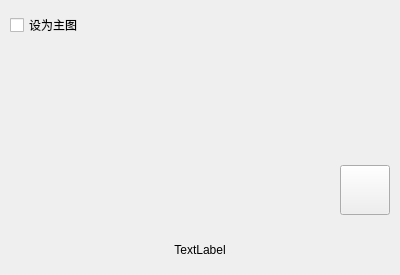
<?xml version="1.0" encoding="UTF-8"?>
<ui version="4.0">
 <class>WgtRegNo51Class</class>
 <widget class="QWidget" name="WgtRegNo51Class">
  <property name="geometry">
   <rect>
    <x>0</x>
    <y>0</y>
    <width>400</width>
    <height>275</height>
   </rect>
  </property>
  <property name="minimumSize">
   <size>
    <width>400</width>
    <height>275</height>
   </size>
  </property>
  <property name="maximumSize">
   <size>
    <width>400</width>
    <height>275</height>
   </size>
  </property>
  <property name="windowTitle">
   <string>WgtRegNo51</string>
  </property>
  <widget class="QCheckBox" name="checkBoxSetMain">
   <property name="geometry">
    <rect>
     <x>10</x>
     <y>10</y>
     <width>130</width>
     <height>30</height>
    </rect>
   </property>
   <property name="minimumSize">
    <size>
     <width>130</width>
     <height>30</height>
    </size>
   </property>
   <property name="text">
    <string>设为主图</string>
   </property>
  </widget>
  <widget class="QLabel" name="labelImage">
   <property name="geometry">
    <rect>
     <x>0</x>
     <y>0</y>
     <width>400</width>
     <height>225</height>
    </rect>
   </property>
   <property name="minimumSize">
    <size>
     <width>400</width>
     <height>225</height>
    </size>
   </property>
   <property name="maximumSize">
    <size>
     <width>400</width>
     <height>225</height>
    </size>
   </property>
   <property name="text">
    <string/>
   </property>
  </widget>
  <widget class="QToolButton" name="toolButtonZoomIn">
   <property name="geometry">
    <rect>
     <x>340</x>
     <y>165</y>
     <width>50</width>
     <height>50</height>
    </rect>
   </property>
   <property name="minimumSize">
    <size>
     <width>50</width>
     <height>50</height>
    </size>
   </property>
   <property name="maximumSize">
    <size>
     <width>50</width>
     <height>50</height>
    </size>
   </property>
   <property name="text">
    <string/>
   </property>
   <property name="icon">
    <iconset resource="../../rc/main.qrc">
     <normaloff>:/image/zoom.png</normaloff>:/image/zoom.png</iconset>
   </property>
   <property name="iconSize">
    <size>
     <width>50</width>
     <height>50</height>
    </size>
   </property>
  </widget>
  <widget class="QLabel" name="lableImageName">
   <property name="geometry">
    <rect>
     <x>0</x>
     <y>225</y>
     <width>400</width>
     <height>50</height>
    </rect>
   </property>
   <property name="minimumSize">
    <size>
     <width>400</width>
     <height>50</height>
    </size>
   </property>
   <property name="maximumSize">
    <size>
     <width>400</width>
     <height>50</height>
    </size>
   </property>
   <property name="text">
    <string>TextLabel</string>
   </property>
   <property name="alignment">
    <set>Qt::AlignmentFlag::AlignCenter</set>
   </property>
  </widget>
  <zorder>labelImage</zorder>
  <zorder>checkBoxSetMain</zorder>
  <zorder>toolButtonZoomIn</zorder>
  <zorder>lableImageName</zorder>
 </widget>
 <layoutdefault spacing="6" margin="11"/>
 <resources>
  <include location="../../rc/main.qrc"/>
 </resources>
 <connections/>
</ui>
